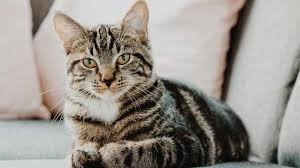
#> input picture code/cat.jpg, 300 x 168 px
$ python PCA.py
#> lines starting #> are read from the running program, lines starting #| are printed output that depends on the picture
import numpy as np
import matplotlib.pyplot as plt
from sklearn.decomposition import PCA
from sklearn.preprocessing import StandardScaler
from PIL import Image

n = 100


def color_to_grayscale(image_path):
    """
    Convert a color image to grayscale and return the grayscale image as a numpy array.

    Parameters:
    - image_path: str, the path to the color image file

    Returns:
    - grayscale_array: numpy array, the grayscale image as a 2D numpy array
    """
#> called with image_path = 'cat.jpg'
    # Open the image file
    img = Image.open(image_path)
#> img is the input picture: PIL image 300x168 RGB; mean R, G, B 153.2, 147.6, 140.7

    # Convert the image to grayscale
    grayscale_img = img.convert('L')
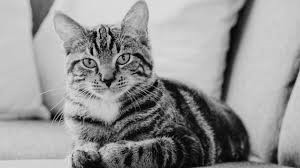
#> grayscale_img: PIL image 300x168 L; min 0, max 232, mean 148.5

    # Convert the grayscale image to a numpy array
    grayscale_array = np.array(grayscale_img)

    return grayscale_array


# Example usage:
# grayscale_matrix = color_to_grayscale('path_to_color_image.jpg')


def perform_pca(matrix, n_components):
    """
    Perform PCA analysis on a matrix.

    Parameters:
    - matrix: numpy array, the input matrix to be analyzed
    - n_components: int, the number of principal components to retain

    Returns:
    - pca_results: numpy array, the transformed matrix after PCA analysis
    """
#> called with n_components = 100
    # Standardize the matrix
    scaler = StandardScaler()
    standardized_matrix = scaler.fit_transform(matrix)
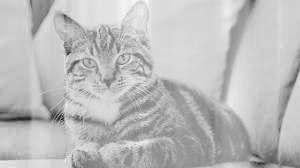
#> standardized_matrix: shape (168, 300) float64; min -6.65, max 2.35, mean -4.51e-18; drawn with min black and max white

    # Perform PCA analysis
    pca = PCA(n_components=n_components)
    pca.fit(standardized_matrix)
    pca_results = pca.transform(standardized_matrix)
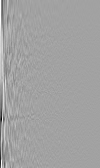
#> pca_results: shape (168, 100) float64; min -25.67, max 14.68, mean -7.19e-18; drawn with min black and max white

    return pca_results


# Example usage:
# matrix = np.random.rand(100, 100)  # Example matrix
# pca_transformed_matrix = perform_pca(matrix, n_components=50)  # Retain 50 principal components


gary_image = color_to_grayscale('cat.jpg')
return_vector = perform_pca(gary_image, n)


def pca_reduction(pca_results, original_matrix, n_components):
    """
    Reverse the PCA transformation on the results and return the reconstructed matrix.

    Parameters:
    - pca_results: numpy array, the PCA transformed matrix
    - original_matrix: numpy array, the original matrix before PCA
    - n_components: int, the number of principal components used in the PCA transformation

    Returns:
    - reconstructed_matrix: numpy array, the reconstructed matrix after PCA inverse transformation
    """
#> called with n_components = 100
    # Invert the PCA transformation
    pca = PCA(n_components=n_components)
    pca.fit(original_matrix)
    reconstructed_matrix = pca.inverse_transform(pca_results)
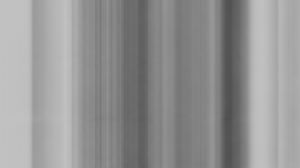
#> reconstructed_matrix: shape (168, 300) float64; min 79.89, max 194, mean 148.5

    return reconstructed_matrix


# Example usage:
# pca_transformed_matrix = perform_pca(matrix, n_components=50)  # Retain 50 principal components
# original_matrix = ...  # Your original matrix
# reconstructed_matrix = pca_reduction(pca_transformed_matrix, original_matrix, n_components=50)
return_image = pca_reduction(return_vector, gary_image, n)


def matrix_to_image_and_display(matrix):
    """
    Convert a grayscale matrix to an image and display it.

    Parameters:
    - matrix: numpy array, the grayscale matrix to be converted

    Returns:
    - None
    """
    # Normalize the matrix to be in the range [0, 255]
    matrix = np.clip(matrix * 255, 0, 255).astype(np.uint8)
#> matrix: shape (168, 300); every value is 255

    # Convert the matrix to an image
    image = Image.fromarray(matrix)

    # Display the image
    image.show()


# Example usage:
# matrix = ...  # Your grayscale matrix
# matrix_to_image_and_display(matrix)

photo = matrix_to_image_and_display(return_image)
print(return_image)
#> (printed output is left out)
print(gary_image)
#> (printed output is left out)
